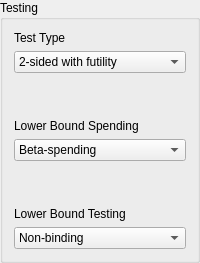
                    <widget class="QGroupBox" name="tdTestingBox">
                     <property name="title">
                      <string>Testing</string>
                     </property>
                     <layout class="QGridLayout" name="gridLayout_99">
                      <item row="0" column="0">
                       <layout class="QGridLayout" name="gridLayout_104">
                        <item row="0" column="0">
                         <layout class="QVBoxLayout" name="verticalLayout_20">
                          <item>
                           <widget class="QLabel" name="sflTestLabel">
                            <property name="text">
                             <string>Test Type</string>
                            </property>
                           </widget>
                          </item>
                          <item>
                           <widget class="QComboBox" name="sflTestCombo">
                            <property name="whatsThis">
                             <string/>
                            </property>
                            <property name="layoutDirection">
                             <enum>Qt::LeftToRight</enum>
                            </property>
                            <property name="currentIndex">
                             <number>2</number>
                            </property>
                            <item>
                             <property name="text">
                              <string>1-sided</string>
                             </property>
                            </item>
                            <item>
                             <property name="text">
                              <string>2-sided symmetric</string>
                             </property>
                            </item>
                            <item>
                             <property name="text">
                              <string>2-sided with futility</string>
                             </property>
                            </item>
                           </widget>
                          </item>
                         </layout>
                        </item>
                        <item row="1" column="0">
                         <spacer name="verticalSpacer_50">
                          <property name="orientation">
                           <enum>Qt::Vertical</enum>
                          </property>
                          <property name="sizeHint" stdset="0">
                           <size>
                            <width>20</width>
                            <height>40</height>
                           </size>
                          </property>
                         </spacer>
                        </item>
                        <item row="2" column="0">
                         <layout class="QVBoxLayout" name="verticalLayout_21">
                          <item>
                           <widget class="QLabel" name="sflLBSLabel">
                            <property name="text">
                             <string>Lower Bound Spending</string>
                            </property>
                           </widget>
                          </item>
                          <item>
                           <widget class="QComboBox" name="sflLBSCombo">
                            <item>
                             <property name="text">
                              <string>Beta-spending</string>
                             </property>
                            </item>
                            <item>
                             <property name="text">
                              <string>H0 spending</string>
                             </property>
                            </item>
                           </widget>
                          </item>
                         </layout>
                        </item>
                        <item row="3" column="0">
                         <spacer name="verticalSpacer_51">
                          <property name="orientation">
                           <enum>Qt::Vertical</enum>
                          </property>
                          <property name="sizeHint" stdset="0">
                           <size>
                            <width>20</width>
                            <height>40</height>
                           </size>
                          </property>
                         </spacer>
                        </item>
                        <item row="4" column="0">
                         <layout class="QVBoxLayout" name="verticalLayout_22">
                          <item>
                           <widget class="QLabel" name="sflLBTLabel">
                            <property name="text">
                             <string>Lower Bound Testing</string>
                            </property>
                           </widget>
                          </item>
                          <item>
                           <widget class="QComboBox" name="sflLBTCombo">
                            <property name="currentIndex">
                             <number>1</number>
                            </property>
                            <item>
                             <property name="text">
                              <string>Binding</string>
                             </property>
                            </item>
                            <item>
                             <property name="text">
                              <string>Non-binding</string>
                             </property>
                            </item>
                           </widget>
                          </item>
                         </layout>
                        </item>
                       </layout>
                      </item>
                     </layout>
                    </widget>
